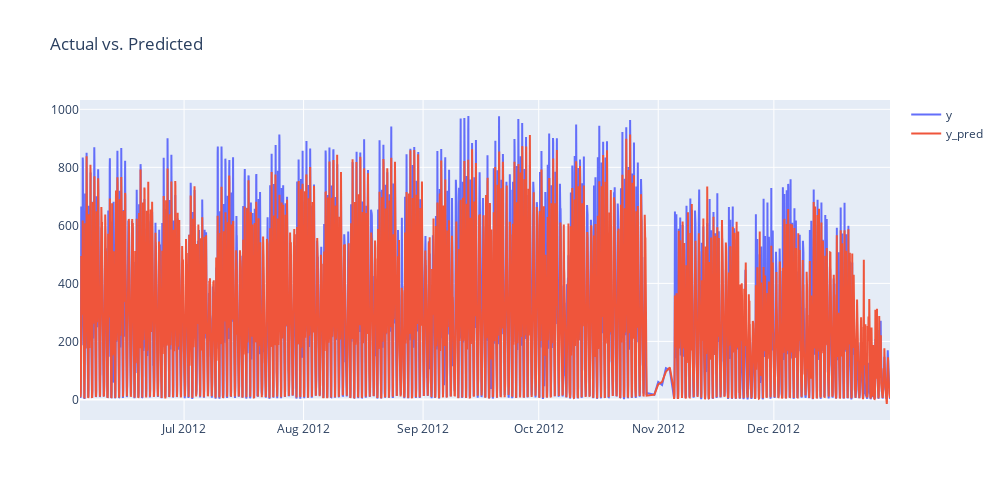
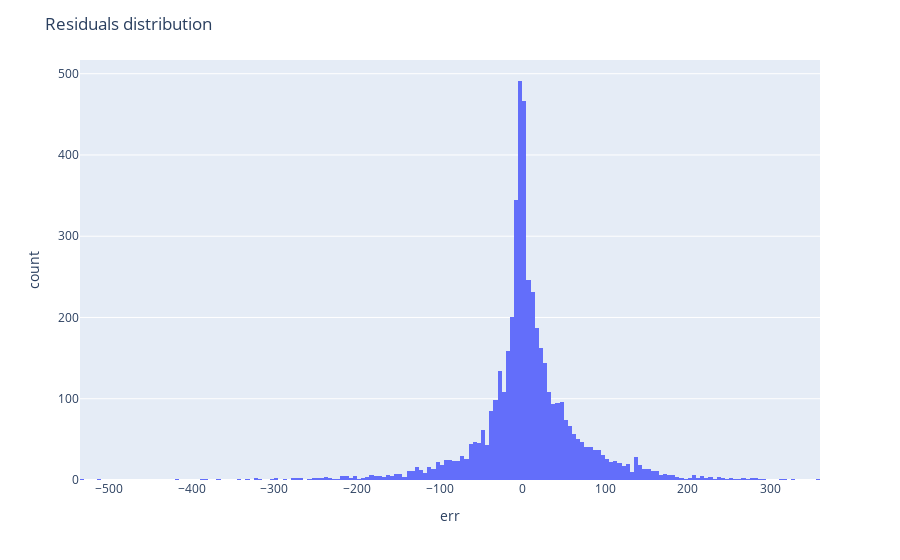

Notebook code cell kept with these figures, in order:
### Markdown cell above
Evaluate

### Code cell
evaluate( buildEvalDf( df_xgbr ) )

### Figure 1 — Plotly figure (JSON) as saved in the notebook; plotly's stock layout.template omitted (floating-point values rounded to 4 significant figures; data arrays with more than 128 entries replaced by an {"elided": "..."} marker saying what was removed)
{"data": [{"mode": "lines", "name": "y", "type": "scatter", "x": {"elided": "4878 str values"}, "y": {"elided": "4878 int values"}}, {"mode": "lines", "name": "y_pred", "type": "scatter", "x": {"elided": "4878 str values"}, "y": {"elided": "4878 float values"}}], "layout": {"height": 500, "title": {"text": "Actual vs. Predicted"}, "width": 1000}}

### Figure 2 — Plotly figure (JSON) as saved in the notebook; plotly's stock layout.template omitted (floating-point values rounded to 4 significant figures; data arrays with more than 128 entries replaced by an {"elided": "..."} marker saying what was removed)
{"data": [{"alignmentgroup": "True", "bingroup": "x", "hovertemplate": "err=%{x}<br>count=%{y}<extra></extra>", "legendgroup": "", "marker": {"color": "#636efa"}, "name": "", "offsetgroup": "", "orientation": "v", "showlegend": false, "type": "histogram", "x": {"elided": "4878 float values"}, "xaxis": "x", "yaxis": "y"}], "layout": {"barmode": "relative", "legend": {"tracegroupgap": 0}, "margin": {"t": 60}, "title": {"text": "Residuals distribution"}, "xaxis": {"anchor": "y", "domain": [0, 1], "title": {"text": "err"}}, "yaxis": {"anchor": "x", "domain": [0, 1], "title": {"text": "count"}}}}
